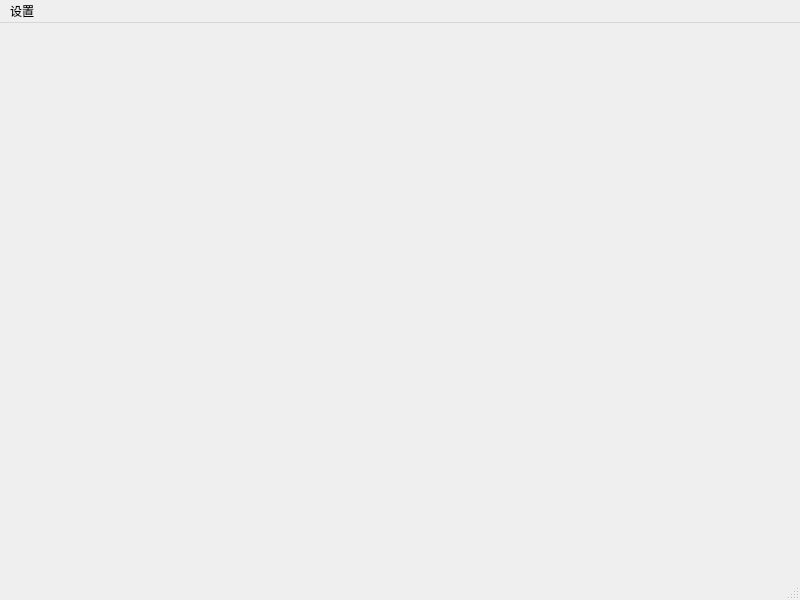
<?xml version="1.0" encoding="UTF-8"?>
<ui version="4.0">
 <class>displayplot</class>
 <widget class="QMainWindow" name="displayplot">
  <property name="geometry">
   <rect>
    <x>0</x>
    <y>0</y>
    <width>800</width>
    <height>600</height>
   </rect>
  </property>
  <property name="windowTitle">
   <string>MainWindow</string>
  </property>
  <widget class="QWidget" name="centralwidget">
   <layout class="QVBoxLayout" name="verticalLayout">
    <item>
     <widget class="ChartWork" name="m_chart" native="true"/>
    </item>
   </layout>
  </widget>
  <widget class="QMenuBar" name="menubar">
   <property name="geometry">
    <rect>
     <x>0</x>
     <y>0</y>
     <width>800</width>
     <height>21</height>
    </rect>
   </property>
   <widget class="QMenu" name="menu">
    <property name="title">
     <string>设置</string>
    </property>
    <widget class="QMenu" name="m_channel">
     <property name="title">
      <string>导联</string>
     </property>
     <addaction name="separator"/>
     <addaction name="m_channel_1"/>
     <addaction name="m_channel_2"/>
     <addaction name="m_channel_3"/>
     <addaction name="m_channel_4"/>
     <addaction name="m_channel_5"/>
     <addaction name="m_channel_6"/>
     <addaction name="m_channel_7"/>
     <addaction name="m_channel_8"/>
     <addaction name="m_channel_all"/>
    </widget>
    <widget class="QMenu" name="m_sampling">
     <property name="title">
      <string>采样率</string>
     </property>
     <addaction name="m_sampling_250"/>
     <addaction name="m_sampling_500"/>
     <addaction name="m_sampling_1000"/>
    </widget>
    <addaction name="m_channel"/>
    <addaction name="m_sampling"/>
   </widget>
   <addaction name="menu"/>
  </widget>
  <widget class="QStatusBar" name="statusbar"/>
  <action name="m_channel_1">
   <property name="text">
    <string>导联：1</string>
   </property>
  </action>
  <action name="m_channel_2">
   <property name="text">
    <string>导联：2</string>
   </property>
  </action>
  <action name="m_channel_3">
   <property name="text">
    <string>导联：3</string>
   </property>
  </action>
  <action name="m_channel_4">
   <property name="text">
    <string>导联：4</string>
   </property>
  </action>
  <action name="m_channel_5">
   <property name="text">
    <string>导联：5</string>
   </property>
  </action>
  <action name="m_channel_6">
   <property name="text">
    <string>导联：6</string>
   </property>
  </action>
  <action name="m_channel_7">
   <property name="text">
    <string>导联：7</string>
   </property>
  </action>
  <action name="m_channel_8">
   <property name="text">
    <string>导联：8</string>
   </property>
  </action>
  <action name="m_channel_all">
   <property name="text">
    <string>导联：全部</string>
   </property>
  </action>
  <action name="m_sampling_250">
   <property name="text">
    <string>250</string>
   </property>
  </action>
  <action name="m_sampling_500">
   <property name="text">
    <string>500</string>
   </property>
  </action>
  <action name="m_sampling_1000">
   <property name="text">
    <string>1000</string>
   </property>
  </action>
 </widget>
 <customwidgets>
  <customwidget>
   <class>ChartWork</class>
   <extends>QWidget</extends>
   <header>chartwork.h</header>
   <container>1</container>
  </customwidget>
 </customwidgets>
 <resources/>
 <connections/>
</ui>
